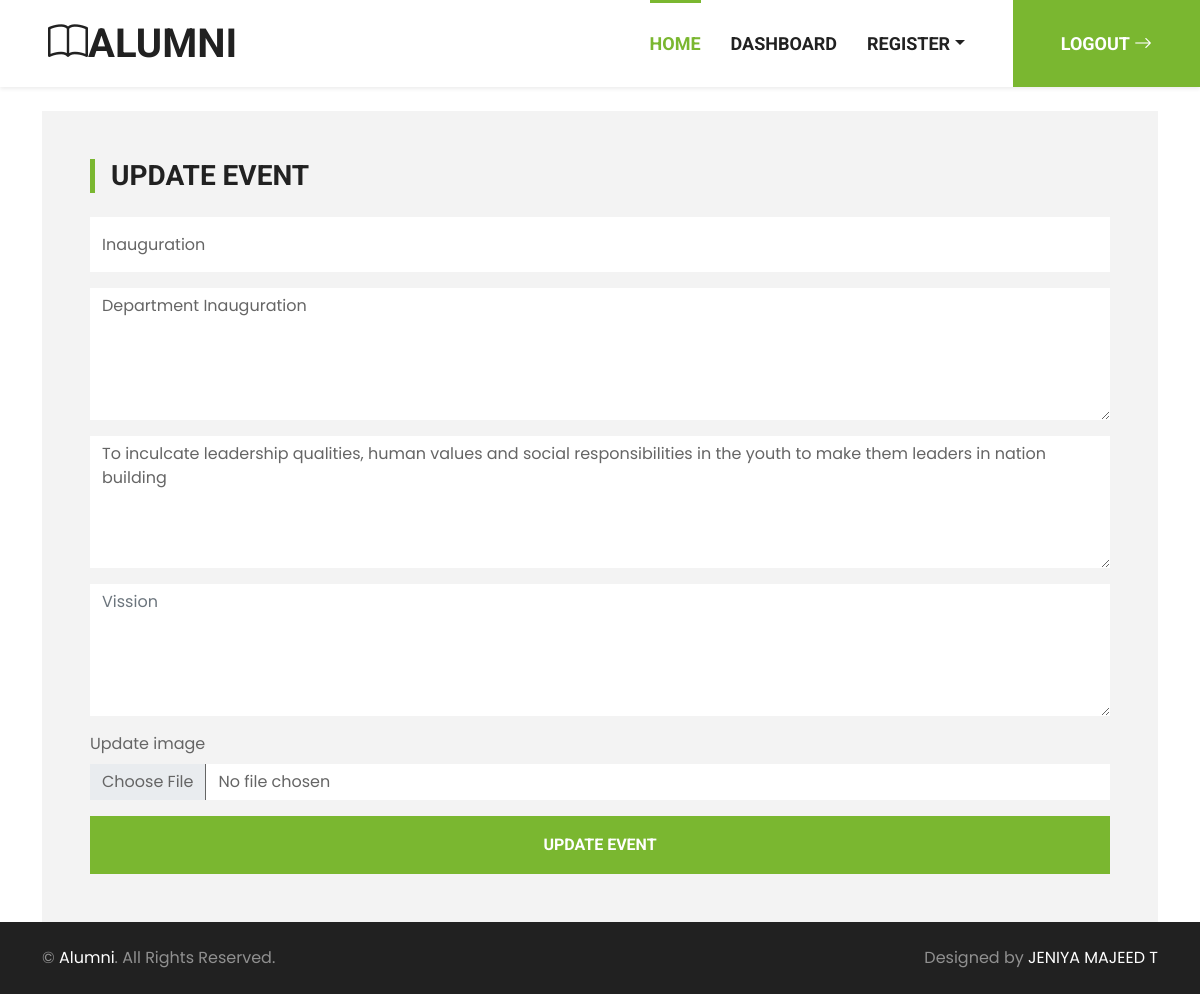
Screenshot of /event-update/1/ (signed in) with the database file from the repository.
### main/models.py (models this page shows, shortened)
class Event(models.Model):
    created_by = models.ForeignKey(User, on_delete=models.CASCADE)
    created_on = models.DateTimeField(auto_now=True)
    title = models.CharField(max_length=300)
    content = models.TextField()
    pic = models.ImageField(upload_to='events')
    mission = models.TextField()
    vission = models.TextField()

### main/views.py (the view, shortened to what this page needs)
# urls.py: path('event-update/<int:pk>/', views.EventUpdateView.as_view(), name='event-update'),
class EventUpdateView(LoginRequiredMixin, UpdateView):
    template_name = 'event-add.html'
    model = models.Event
    fields = ('title', 'content', 'pic', 'mission', 'vission')
    success_url = reverse_lazy('event-list')
    def get_context_data(self, **kwargs):
        ctx = super().get_context_data(**kwargs)
        ctx.update({
            'update': True,
        })
        return ctx

### main/templates/event-add.html (shortened to what this page needs)
{% extends 'index.html' %}
{% block content %}
<div class="container min-h-100 mt-4">
    <div class="bg-light rounded p-5">
        {% if update %}
        <h3 class="text-uppercase border-start border-5 border-primary ps-3 mb-4">Update Event</h3>
        {% else %}
        <h3 class="text-uppercase border-start border-5 border-primary ps-3 mb-4">Create Event</h3>
        {% endif %}
        <form method="post" enctype="multipart/form-data">
            <div class="row g-3">
                <div class="col-12">
                    <input
                        type="text"
                        class="form-control bg-white border-0 {% if form.title.errors %} is-invalid {% endif %}"
                        name="title"
                        value="{% if form.title.value %}{{form.title.value}}{% endif %}"
                        placeholder="Title"
                        style="height: 55px;"
                    >
                </div>
                <div class="col-12">
                    <textarea
                        type="text"
                        class="form-control bg-white border-0 {% if form.content.errors %} is-invalid {% endif %}"
                        name="content"
                        placeholder="Content"
                        rows="5"
                        >{% if form.content.value %}{{form.content.value}}{% endif %}</textarea>
                </div>
                <div class="col-12">
                    <textarea
                        class="form-control bg-white border-0"
                        rows="5"
                        name="mission"
                        placeholder="Mission"
                        >{% if form.mission.value %}{{form.mission.value}}{% endif %}</textarea>
                </div>
                <div class="col-12">
                    <textarea
                        class="form-control bg-white border-0"
                        rows="5"
                        name="vission"
                        placeholder="Vission"
                        >{% if form.vision.value %}{{form.vision.value}}{% endif %}</textarea>
                </div>
                <div class="col-12">
                    {% if update %}
                    <label class="form-label" for="pic">Update image</label>
                    {% else %}
                    <label class="form-label" for="pic">Upload an image</label>
                    {% endif %}
                    <input type="file" class="form-control bg-white border-0" id="pic" name="pic" />
                </div>
                <div class="col-12">
                    {% if update %}
                    <button class="btn btn-primary w-100 py-3" type="submit">Update event</button>
                    {% else %}
                    <button class="btn btn-primary w-100 py-3" type="submit">Post event</button>
                    {% endif %}
                </div>
            </div>
        </form>
    </div>
</div>
{% endblock content %}

### main/static/css/style.css (style rules this page uses)
:root { --primary: #7AB730; --secondary: #FFD33C; --light: #F3F3F3; --dark: #212121; }
.btn { font-family: 'Roboto', sans-serif; text-transform: uppercase; font-weight: 700; transition: .5s; }
.btn-primary { color: #FFFFFF; }
.min-h-100 { min-height: 95vh; }

### rows the page displays
Event: title "Inauguration", content "Department Inauguration", mission "To inculcate leadership qualities, human values and social responsibilities in the youth to make them leaders in nation building"
